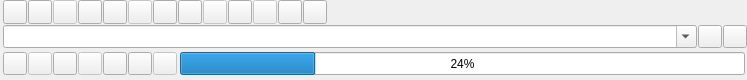
<?xml version="1.0" encoding="UTF-8"?>
<ui version="4.0">
 <class>CTreeToolBar</class>
 <widget class="CTreeToolBar" name="CTreeToolBar">
  <property name="geometry">
   <rect>
    <x>0</x>
    <y>0</y>
    <width>747</width>
    <height>80</height>
   </rect>
  </property>
  <property name="sizePolicy">
   <sizepolicy hsizetype="Ignored" vsizetype="Preferred">
    <horstretch>0</horstretch>
    <verstretch>0</verstretch>
   </sizepolicy>
  </property>
  <property name="minimumSize">
   <size>
    <width>0</width>
    <height>0</height>
   </size>
  </property>
  <property name="contextMenuPolicy">
   <enum>Qt::NoContextMenu</enum>
  </property>
  <property name="skinBackground" stdset="0">
   <string notr="true">usetransparent=&quot;1&quot;  hideImageWhenTransparent=&quot;1&quot; can_glass=&quot;0&quot;  useSystemColorizationColor=&quot;0&quot;  src=&quot;img\tree\toolbar\toolbarback.png&quot;</string>
  </property>
  <property name="minFor2Row" stdset="0">
   <number>470</number>
  </property>
  <layout class="QGridLayout" name="grid0">
   <property name="sizeConstraint">
    <enum>QLayout::SetMinimumSize</enum>
   </property>
   <property name="leftMargin">
    <number>3</number>
   </property>
   <property name="topMargin">
    <number>0</number>
   </property>
   <property name="rightMargin">
    <number>0</number>
   </property>
   <property name="bottomMargin">
    <number>3</number>
   </property>
   <property name="spacing">
    <number>1</number>
   </property>
   <item row="0" column="0">
    <layout class="QHBoxLayout" name="row1" stretch="0,0,0,0,0,0,0,0,0,0,0,0,0,0">
     <property name="spacing">
      <number>1</number>
     </property>
     <property name="sizeConstraint">
      <enum>QLayout::SetMinimumSize</enum>
     </property>
     <item alignment="Qt::AlignLeft">
      <widget class="CSkinButton" name="LOAD_PLAYLIST_ID">
       <property name="sizePolicy">
        <sizepolicy hsizetype="Minimum" vsizetype="Minimum">
         <horstretch>0</horstretch>
         <verstretch>0</verstretch>
        </sizepolicy>
       </property>
       <property name="cursor">
        <cursorShape>PointingHandCursor</cursorShape>
       </property>
       <property name="focusPolicy">
        <enum>Qt::NoFocus</enum>
       </property>
       <property name="contextMenuPolicy">
        <enum>Qt::NoContextMenu</enum>
       </property>
       <property name="toolButtonStyle">
        <enum>Qt::ToolButtonIconOnly</enum>
       </property>
       <property name="skinImage" stdset="0">
        <stringlist notr="true">
         <string>src=&quot;img\tree\toolbar\loadplst.png&quot; tooltip=&quot;Load playlist&quot; statecount=&quot;3&quot; duration=&quot;200&quot; checked=&quot;1&quot; disabled=&quot;1&quot;</string>
        </stringlist>
       </property>
       <property name="osdTooltip" stdset="0">
        <bool>true</bool>
       </property>
      </widget>
     </item>
     <item alignment="Qt::AlignLeft">
      <widget class="CSkinButton" name="REFRESH_PLAYLIST_ID">
       <property name="sizePolicy">
        <sizepolicy hsizetype="Minimum" vsizetype="Minimum">
         <horstretch>0</horstretch>
         <verstretch>0</verstretch>
        </sizepolicy>
       </property>
       <property name="cursor">
        <cursorShape>PointingHandCursor</cursorShape>
       </property>
       <property name="focusPolicy">
        <enum>Qt::NoFocus</enum>
       </property>
       <property name="contextMenuPolicy">
        <enum>Qt::NoContextMenu</enum>
       </property>
       <property name="toolButtonStyle">
        <enum>Qt::ToolButtonIconOnly</enum>
       </property>
       <property name="skinImage" stdset="0">
        <stringlist notr="true">
         <string>src=&quot;img\tree\toolbar\refreshplst.png&quot; tooltip=&quot;Refresh playlist&quot;</string>
        </stringlist>
       </property>
       <property name="osdTooltip" stdset="0">
        <bool>true</bool>
       </property>
      </widget>
     </item>
     <item alignment="Qt::AlignLeft">
      <widget class="CSkinButton" name="SEPARATOR_ID">
       <property name="enabled">
        <bool>false</bool>
       </property>
       <property name="sizePolicy">
        <sizepolicy hsizetype="Minimum" vsizetype="Minimum">
         <horstretch>0</horstretch>
         <verstretch>0</verstretch>
        </sizepolicy>
       </property>
       <property name="focusPolicy">
        <enum>Qt::NoFocus</enum>
       </property>
       <property name="contextMenuPolicy">
        <enum>Qt::NoContextMenu</enum>
       </property>
       <property name="text">
        <string notr="true"/>
       </property>
       <property name="skinImage" stdset="0">
        <stringlist notr="true">
         <string>src=&quot;img\tree\toolbar\toolbarseparator.png&quot;</string>
        </stringlist>
       </property>
      </widget>
     </item>
     <item alignment="Qt::AlignLeft">
      <widget class="CSkinButton" name="FAVORIT_ID">
       <property name="sizePolicy">
        <sizepolicy hsizetype="Minimum" vsizetype="Minimum">
         <horstretch>0</horstretch>
         <verstretch>0</verstretch>
        </sizepolicy>
       </property>
       <property name="cursor">
        <cursorShape>PointingHandCursor</cursorShape>
       </property>
       <property name="focusPolicy">
        <enum>Qt::NoFocus</enum>
       </property>
       <property name="contextMenuPolicy">
        <enum>Qt::NoContextMenu</enum>
       </property>
       <property name="checkable">
        <bool>true</bool>
       </property>
       <property name="toolButtonStyle">
        <enum>Qt::ToolButtonIconOnly</enum>
       </property>
       <property name="skinImage" stdset="0">
        <stringlist notr="true">
         <string>src=&quot;img\tree\toolbar\toolbarfav.png&quot; tooltip=&quot;Favorite channels/media&quot;</string>
         <string>checked=&quot;1&quot; src=&quot;img\tree\toolbar\toolbarfav1.png&quot; maxcount=&quot;1&quot; duration=&quot;0&quot; tooltip=&quot;Favorite channels/media&quot;</string>
         <string>disabled=&quot;1&quot; src=&quot;img\tree\toolbar\toolbarfav2.png&quot;</string>
        </stringlist>
       </property>
	   <property name="osdTooltip" stdset="0">
        <bool>true</bool>
       </property>
      </widget>
     </item>
     <item alignment="Qt::AlignLeft">
      <widget class="CSkinButton" name="SHOWGROUP_ID">
       <property name="sizePolicy">
        <sizepolicy hsizetype="Minimum" vsizetype="Minimum">
         <horstretch>0</horstretch>
         <verstretch>0</verstretch>
        </sizepolicy>
       </property>
       <property name="cursor">
        <cursorShape>PointingHandCursor</cursorShape>
       </property>
       <property name="focusPolicy">
        <enum>Qt::NoFocus</enum>
       </property>
       <property name="contextMenuPolicy">
        <enum>Qt::NoContextMenu</enum>
       </property>
       <property name="checkable">
        <bool>true</bool>
       </property>
       <property name="toolButtonStyle">
        <enum>Qt::ToolButtonIconOnly</enum>
       </property>
       <property name="skinImage" stdset="0">
        <stringlist notr="true">
         <string>src=&quot;img\tree\toolbar\toolbargroup.png&quot; tooltip=&quot;Enable grouping&quot;</string>
         <string>checked=&quot;1&quot; src=&quot;img\tree\toolbar\toolbargroup1.png&quot; maxcount=&quot;1&quot; duration=&quot;0&quot; tooltip=&quot;Disable grouping&quot;</string>
        </stringlist>
       </property>
	   <property name="osdTooltip" stdset="0">
        <bool>true</bool>
       </property>
      </widget>
     </item>
     <item alignment="Qt::AlignLeft">
      <widget class="CSkinButton" name="SEPARATOR_ID">
       <property name="enabled">
        <bool>false</bool>
       </property>
       <property name="sizePolicy">
        <sizepolicy hsizetype="Minimum" vsizetype="Minimum">
         <horstretch>0</horstretch>
         <verstretch>0</verstretch>
        </sizepolicy>
       </property>
       <property name="focusPolicy">
        <enum>Qt::NoFocus</enum>
       </property>
       <property name="contextMenuPolicy">
        <enum>Qt::NoContextMenu</enum>
       </property>
       <property name="text">
        <string notr="true"/>
       </property>
       <property name="skinImage" stdset="0">
        <stringlist notr="true">
         <string>src=&quot;img\tree\toolbar\toolbarseparator.png&quot;</string>
        </stringlist>
       </property>
      </widget>
     </item>
     <item alignment="Qt::AlignLeft">
      <widget class="CSkinButton" name="DELETE_ID">
       <property name="sizePolicy">
        <sizepolicy hsizetype="Minimum" vsizetype="Minimum">
         <horstretch>0</horstretch>
         <verstretch>0</verstretch>
        </sizepolicy>
       </property>
       <property name="cursor">
        <cursorShape>PointingHandCursor</cursorShape>
       </property>
       <property name="focusPolicy">
        <enum>Qt::NoFocus</enum>
       </property>
       <property name="contextMenuPolicy">
        <enum>Qt::NoContextMenu</enum>
       </property>
       <property name="toolButtonStyle">
        <enum>Qt::ToolButtonIconOnly</enum>
       </property>
       <property name="skinImage" stdset="0">
        <stringlist notr="true">
         <string>src=&quot;img\tree\toolbar\toolbardelete.png&quot; tooltip=&quot;Delete&quot;</string>
        </stringlist>
       </property>
	   <property name="osdTooltip" stdset="0">
        <bool>true</bool>
       </property>
      </widget>
     </item>
     <item alignment="Qt::AlignLeft">
      <widget class="CSkinButton" name="DELETE_ALL_ID">
       <property name="sizePolicy">
        <sizepolicy hsizetype="Minimum" vsizetype="Minimum">
         <horstretch>0</horstretch>
         <verstretch>0</verstretch>
        </sizepolicy>
       </property>
       <property name="cursor">
        <cursorShape>PointingHandCursor</cursorShape>
       </property>
       <property name="focusPolicy">
        <enum>Qt::NoFocus</enum>
       </property>
       <property name="contextMenuPolicy">
        <enum>Qt::NoContextMenu</enum>
       </property>
       <property name="toolButtonStyle">
        <enum>Qt::ToolButtonIconOnly</enum>
       </property>
       <property name="skinImage" stdset="0">
        <stringlist notr="true">
         <string>src=&quot;img\tree\toolbar\toolbardeleteall.png&quot; tooltip=&quot;Delete all visible&quot;</string>
        </stringlist>
       </property>
	   <property name="osdTooltip" stdset="0">
        <bool>true</bool>
       </property>
      </widget>
     </item>
     <item alignment="Qt::AlignLeft">
      <widget class="CSkinButton" name="SEPARATOR_ID">
       <property name="enabled">
        <bool>false</bool>
       </property>
       <property name="sizePolicy">
        <sizepolicy hsizetype="Minimum" vsizetype="Minimum">
         <horstretch>0</horstretch>
         <verstretch>0</verstretch>
        </sizepolicy>
       </property>
       <property name="focusPolicy">
        <enum>Qt::NoFocus</enum>
       </property>
       <property name="contextMenuPolicy">
        <enum>Qt::NoContextMenu</enum>
       </property>
       <property name="text">
        <string notr="true"/>
       </property>
       <property name="skinImage" stdset="0">
        <stringlist notr="true">
         <string>src=&quot;img\tree\toolbar\toolbarseparator.png&quot;</string>
        </stringlist>
       </property>
      </widget>
     </item>
     <item alignment="Qt::AlignLeft">
      <widget class="CSkinButton" name="PROGRAMM_VIEW_ID">
       <property name="sizePolicy">
        <sizepolicy hsizetype="Minimum" vsizetype="Minimum">
         <horstretch>0</horstretch>
         <verstretch>0</verstretch>
        </sizepolicy>
       </property>
       <property name="cursor">
        <cursorShape>PointingHandCursor</cursorShape>
       </property>
       <property name="focusPolicy">
        <enum>Qt::NoFocus</enum>
       </property>
       <property name="contextMenuPolicy">
        <enum>Qt::NoContextMenu</enum>
       </property>
       <property name="popupMode">
        <enum>QToolButton::InstantPopup</enum>
       </property>
       <property name="toolButtonStyle">
        <enum>Qt::ToolButtonIconOnly</enum>
       </property>
       <property name="skinImage" stdset="0">
        <stringlist notr="true">
         <string>src=&quot;img\tree\toolbar\toolbarprview.png&quot; tooltip=&quot;EPG&quot;</string>
        </stringlist>
       </property>
	   <property name="osdTooltip" stdset="0">
        <bool>true</bool>
       </property>
      </widget>
     </item>
     <item alignment="Qt::AlignLeft">
      <widget class="CSkinButton" name="SEPARATOR_ID">
       <property name="enabled">
        <bool>false</bool>
       </property>
       <property name="sizePolicy">
        <sizepolicy hsizetype="Minimum" vsizetype="Minimum">
         <horstretch>0</horstretch>
         <verstretch>0</verstretch>
        </sizepolicy>
       </property>
       <property name="focusPolicy">
        <enum>Qt::NoFocus</enum>
       </property>
       <property name="contextMenuPolicy">
        <enum>Qt::NoContextMenu</enum>
       </property>
       <property name="text">
        <string notr="true"/>
       </property>
       <property name="skinImage" stdset="0">
        <stringlist notr="true">
         <string>src=&quot;img\tree\toolbar\toolbarseparator.png&quot;</string>
        </stringlist>
       </property>
      </widget>
     </item>
     <item alignment="Qt::AlignLeft">
      <widget class="CSkinButton" name="TREE_START_SCAN_ID">
       <property name="sizePolicy">
        <sizepolicy hsizetype="Minimum" vsizetype="Minimum">
         <horstretch>0</horstretch>
         <verstretch>0</verstretch>
        </sizepolicy>
       </property>
       <property name="cursor">
        <cursorShape>PointingHandCursor</cursorShape>
       </property>
       <property name="focusPolicy">
        <enum>Qt::NoFocus</enum>
       </property>
       <property name="contextMenuPolicy">
        <enum>Qt::NoContextMenu</enum>
       </property>
       <property name="popupMode">
        <enum>QToolButton::InstantPopup</enum>
       </property>
       <property name="toolButtonStyle">
        <enum>Qt::ToolButtonIconOnly</enum>
       </property>
       <property name="skinImage" stdset="0">
        <stringlist notr="true">
         <string>src=&quot;img\tree\toolbar\toolbarscan.png&quot; tooltip=&quot;Check selected channels&quot;</string>
        </stringlist>
       </property>
	   <property name="osdTooltip" stdset="0">
        <bool>true</bool>
       </property>
      </widget>
     </item>
     <item alignment="Qt::AlignLeft">
      <widget class="CSkinButton" name="PARENT_PROTECT_ID">
       <property name="sizePolicy">
        <sizepolicy hsizetype="Minimum" vsizetype="Minimum">
         <horstretch>0</horstretch>
         <verstretch>0</verstretch>
        </sizepolicy>
       </property>
       <property name="cursor">
        <cursorShape>PointingHandCursor</cursorShape>
       </property>
       <property name="focusPolicy">
        <enum>Qt::NoFocus</enum>
       </property>
       <property name="contextMenuPolicy">
        <enum>Qt::NoContextMenu</enum>
       </property>
       <property name="checkable">
        <bool>true</bool>
       </property>
       <property name="toolButtonStyle">
        <enum>Qt::ToolButtonIconOnly</enum>
       </property>
       <property name="skinImage" stdset="0">
        <stringlist notr="true">
         <string>src=&quot;img\tree\toolbar\toolbarparent1.png&quot; tooltip=&quot;Parental control&quot;</string>
         <string>checked=&quot;1&quot; src=&quot;img\tree\toolbar\toolbarparent2.png&quot; tooltip=&quot;Parental control&quot;</string>
         <string>disabled=&quot;1&quot; src=&quot;img\tree\toolbar\toolbarparent3.png&quot;</string>
        </stringlist>
       </property>
	   <property name="osdTooltip" stdset="0">
        <bool>true</bool>
       </property>
      </widget>
     </item>
     <item>
      <spacer name="horizontalSpacer">
       <property name="orientation">
        <enum>Qt::Horizontal</enum>
       </property>
       <property name="sizeHint" stdset="0">
        <size>
         <width>0</width>
         <height>20</height>
        </size>
       </property>
      </spacer>
     </item>
    </layout>
   </item>
   <item row="1" column="0">
    <layout class="QHBoxLayout" name="row2">
     <property name="spacing">
      <number>1</number>
     </property>
     <property name="sizeConstraint">
      <enum>QLayout::SetMinAndMaxSize</enum>
     </property>
     <item>
      <widget class="CComboBoxHelpers" name="COMBO_FILTER_ID">
       <property name="sizePolicy">
        <sizepolicy hsizetype="Expanding" vsizetype="Preferred">
         <horstretch>0</horstretch>
         <verstretch>0</verstretch>
        </sizepolicy>
       </property>
       <property name="minimumSize">
        <size>
         <width>0</width>
         <height>20</height>
        </size>
       </property>
       <property name="focusPolicy">
        <enum>Qt::ClickFocus</enum>
       </property>
       <property name="editable">
        <bool>true</bool>
       </property>
       <property name="currentText">
        <string notr="true"/>
       </property>
       <property name="maxVisibleItems">
        <number>50</number>
       </property>
       <property name="insertPolicy">
        <enum>QComboBox::InsertAtTop</enum>
       </property>
       <property name="sizeAdjustPolicy">
        <enum>QComboBox::AdjustToMinimumContentsLength</enum>
       </property>
       <property name="placeholderText" stdset="0">
        <string>Filter...</string>
       </property>
       <property name="haveDeleteButtons" stdset="0">
        <bool>true</bool>
       </property>
      </widget>
     </item>
     <item>
      <widget class="CSkinButton" name="DELETE_FILTER_ID">
       <property name="sizePolicy">
        <sizepolicy hsizetype="Minimum" vsizetype="Minimum">
         <horstretch>0</horstretch>
         <verstretch>0</verstretch>
        </sizepolicy>
       </property>
       <property name="cursor">
        <cursorShape>PointingHandCursor</cursorShape>
       </property>
       <property name="focusPolicy">
        <enum>Qt::NoFocus</enum>
       </property>
       <property name="contextMenuPolicy">
        <enum>Qt::NoContextMenu</enum>
       </property>
       <property name="toolButtonStyle">
        <enum>Qt::ToolButtonIconOnly</enum>
       </property>
       <property name="skinImage" stdset="0">
        <stringlist notr="true">
         <string>src=&quot;img\tree\toolbar\delfilter.png&quot; tooltip=&quot;Delete filter&quot;</string>
        </stringlist>
       </property>
	   <property name="osdTooltip" stdset="0">
        <bool>true</bool>
       </property>
      </widget>
     </item>
     <item>
      <widget class="CSkinButton" name="AUTO_FILTER_ID">
       <property name="sizePolicy">
        <sizepolicy hsizetype="Minimum" vsizetype="Minimum">
         <horstretch>0</horstretch>
         <verstretch>0</verstretch>
        </sizepolicy>
       </property>
       <property name="cursor">
        <cursorShape>PointingHandCursor</cursorShape>
       </property>
       <property name="focusPolicy">
        <enum>Qt::NoFocus</enum>
       </property>
       <property name="contextMenuPolicy">
        <enum>Qt::NoContextMenu</enum>
       </property>
       <property name="checkable">
        <bool>true</bool>
       </property>
       <property name="toolButtonStyle">
        <enum>Qt::ToolButtonIconOnly</enum>
       </property>
       <property name="skinImage" stdset="0">
        <stringlist notr="true">
         <string>src=&quot;img\tree\toolbar\autofilter1.png&quot; tooltip=&quot;Enable autofilter&quot;</string>
         <string>checked=&quot;1&quot; src=&quot;img\tree\toolbar\autofilter2.png&quot; maxcount=&quot;1&quot; duration=&quot;0&quot; tooltip=&quot;Disable autofilter&quot;</string>
        </stringlist>
       </property>
	   <property name="osdTooltip" stdset="0">
        <bool>true</bool>
       </property>
      </widget>
     </item>
    </layout>
   </item>
   <item row="2" column="0">
    <layout class="QHBoxLayout" name="row3">
     <property name="spacing">
      <number>1</number>
     </property>
     <property name="topMargin">
      <number>3</number>
     </property>
     <property name="rightMargin">
      <number>2</number>
     </property>
     <property name="bottomMargin">
      <number>2</number>
     </property>
     <item>
      <widget class="CSkinButton" name="HIDE_SCAN_ID">
       <property name="sizePolicy">
        <sizepolicy hsizetype="Minimum" vsizetype="Minimum">
         <horstretch>0</horstretch>
         <verstretch>0</verstretch>
        </sizepolicy>
       </property>
       <property name="cursor">
        <cursorShape>PointingHandCursor</cursorShape>
       </property>
       <property name="focusPolicy">
        <enum>Qt::NoFocus</enum>
       </property>
       <property name="contextMenuPolicy">
        <enum>Qt::NoContextMenu</enum>
       </property>
       <property name="toolButtonStyle">
        <enum>Qt::ToolButtonIconOnly</enum>
       </property>
       <property name="skinImage" stdset="0">
        <stringlist notr="true">
         <string>src=&quot;img\tree\scanbar\hidebarscan.png&quot; tooltip=&quot;Hide panel&quot;</string>
        </stringlist>
       </property>
	   <property name="osdTooltip" stdset="0">
        <bool>true</bool>
       </property>
      </widget>
     </item>
     <item>
      <widget class="CSkinButton" name="SEPARATOR_ID">
       <property name="enabled">
        <bool>false</bool>
       </property>
       <property name="sizePolicy">
        <sizepolicy hsizetype="Minimum" vsizetype="Minimum">
         <horstretch>0</horstretch>
         <verstretch>0</verstretch>
        </sizepolicy>
       </property>
       <property name="focusPolicy">
        <enum>Qt::NoFocus</enum>
       </property>
       <property name="contextMenuPolicy">
        <enum>Qt::NoContextMenu</enum>
       </property>
       <property name="text">
        <string notr="true"/>
       </property>
       <property name="skinImage" stdset="0">
        <stringlist notr="true">
         <string>src=&quot;img\tree\toolbar\toolbarseparator.png&quot;</string>
        </stringlist>
       </property>
      </widget>
     </item>
     <item>
      <widget class="CSkinButton" name="STOP_SCAN_ID">
       <property name="sizePolicy">
        <sizepolicy hsizetype="Minimum" vsizetype="Minimum">
         <horstretch>0</horstretch>
         <verstretch>0</verstretch>
        </sizepolicy>
       </property>
       <property name="cursor">
        <cursorShape>PointingHandCursor</cursorShape>
       </property>
       <property name="focusPolicy">
        <enum>Qt::NoFocus</enum>
       </property>
       <property name="contextMenuPolicy">
        <enum>Qt::NoContextMenu</enum>
       </property>
       <property name="toolButtonStyle">
        <enum>Qt::ToolButtonIconOnly</enum>
       </property>
       <property name="skinImage" stdset="0">
        <stringlist notr="true">
         <string>src=&quot;img\tree\scanbar\stopscan.png&quot; tooltip=&quot;Stop scanning&quot;</string>
        </stringlist>
       </property>
	   <property name="osdTooltip" stdset="0">
        <bool>true</bool>
       </property>
      </widget>
     </item>
     <item>
      <widget class="CSkinButton" name="SEPARATOR_ID">
       <property name="enabled">
        <bool>false</bool>
       </property>
       <property name="sizePolicy">
        <sizepolicy hsizetype="Minimum" vsizetype="Minimum">
         <horstretch>0</horstretch>
         <verstretch>0</verstretch>
        </sizepolicy>
       </property>
       <property name="focusPolicy">
        <enum>Qt::NoFocus</enum>
       </property>
       <property name="contextMenuPolicy">
        <enum>Qt::NoContextMenu</enum>
       </property>
       <property name="text">
        <string notr="true"/>
       </property>
       <property name="skinImage" stdset="0">
        <stringlist notr="true">
         <string>src=&quot;img\tree\toolbar\toolbarseparator.png&quot;</string>
        </stringlist>
       </property>
      </widget>
     </item>
     <item>
      <widget class="CSkinButton" name="OPTION_SCAN_ID">
       <property name="sizePolicy">
        <sizepolicy hsizetype="Minimum" vsizetype="Minimum">
         <horstretch>0</horstretch>
         <verstretch>0</verstretch>
        </sizepolicy>
       </property>
       <property name="cursor">
        <cursorShape>PointingHandCursor</cursorShape>
       </property>
       <property name="focusPolicy">
        <enum>Qt::NoFocus</enum>
       </property>
       <property name="contextMenuPolicy">
        <enum>Qt::NoContextMenu</enum>
       </property>
       <property name="toolButtonStyle">
        <enum>Qt::ToolButtonIconOnly</enum>
       </property>
       <property name="skinImage" stdset="0">
        <stringlist notr="true">
         <string>src=&quot;img\tree\scanbar\optionscan.png&quot; tooltip=&quot;Settings of scanning&quot;</string>
        </stringlist>
       </property>
	   <property name="osdTooltip" stdset="0">
        <bool>true</bool>
       </property>
      </widget>
     </item>
     <item>
      <widget class="CSkinButton" name="SHOW_ERROR_SCAN_ID">
       <property name="sizePolicy">
        <sizepolicy hsizetype="Minimum" vsizetype="Minimum">
         <horstretch>0</horstretch>
         <verstretch>0</verstretch>
        </sizepolicy>
       </property>
       <property name="cursor">
        <cursorShape>PointingHandCursor</cursorShape>
       </property>
       <property name="focusPolicy">
        <enum>Qt::NoFocus</enum>
       </property>
       <property name="contextMenuPolicy">
        <enum>Qt::NoContextMenu</enum>
       </property>
       <property name="checkable">
        <bool>true</bool>
       </property>
       <property name="toolButtonStyle">
        <enum>Qt::ToolButtonIconOnly</enum>
       </property>
       <property name="skinImage" stdset="0">
        <stringlist notr="true">
         <string>src=&quot;img\tree\scanbar\showerror.png&quot; tooltip=&quot;Show not working channels list&quot;</string>
         <string>checked=&quot;1&quot; src=&quot;img\tree\scanbar\showerror1.png&quot; maxcount=&quot;1&quot; duration=&quot;0&quot; tooltip=&quot;Show all&quot;</string>
        </stringlist>
       </property>
	   <property name="osdTooltip" stdset="0">
        <bool>true</bool>
       </property>
      </widget>
     </item>
     <item>
      <widget class="CSkinButton" name="SEPARATOR_ID">
       <property name="enabled">
        <bool>false</bool>
       </property>
       <property name="sizePolicy">
        <sizepolicy hsizetype="Minimum" vsizetype="Minimum">
         <horstretch>0</horstretch>
         <verstretch>0</verstretch>
        </sizepolicy>
       </property>
       <property name="focusPolicy">
        <enum>Qt::NoFocus</enum>
       </property>
       <property name="contextMenuPolicy">
        <enum>Qt::NoContextMenu</enum>
       </property>
       <property name="text">
        <string notr="true"/>
       </property>
       <property name="skinImage" stdset="0">
        <stringlist notr="true">
         <string>src=&quot;img\tree\toolbar\toolbarseparator.png&quot;</string>
        </stringlist>
       </property>
      </widget>
     </item>
     <item>
      <spacer name="horizontalSpacer_2">
       <property name="orientation">
        <enum>Qt::Horizontal</enum>
       </property>
       <property name="sizeType">
        <enum>QSizePolicy::Fixed</enum>
       </property>
       <property name="sizeHint" stdset="0">
        <size>
         <width>2</width>
         <height>20</height>
        </size>
       </property>
      </spacer>
     </item>
     <item>
      <widget class="QProgressBar" name="PROGRESS_SCAN_ID">
       <property name="sizePolicy">
        <sizepolicy hsizetype="Expanding" vsizetype="Minimum">
         <horstretch>0</horstretch>
         <verstretch>0</verstretch>
        </sizepolicy>
       </property>
       <property name="value">
        <number>24</number>
       </property>
       <property name="alignment">
        <set>Qt::AlignLeading|Qt::AlignLeft|Qt::AlignVCenter</set>
       </property>
       <property name="format">
        <string notr="true">%p%</string>
       </property>
      </widget>
     </item>
    </layout>
   </item>
  </layout>
 </widget>
 <customwidgets>
  <customwidget>
   <class>CTreeToolBar</class>
   <extends>QWidget</extends>
   <header>treetoolbar.h</header>
   <container>1</container>
  </customwidget>
  <customwidget>
   <class>CSkinButton</class>
   <extends>QToolButton</extends>
   <header>skinbutton.h</header>
  </customwidget>
  <customwidget>
   <class>CComboBoxHelpers</class>
   <extends>QComboBox</extends>
   <header>comboboxhelpers.h</header>
  </customwidget>
 </customwidgets>
 <resources/>
 <connections/>
</ui>
